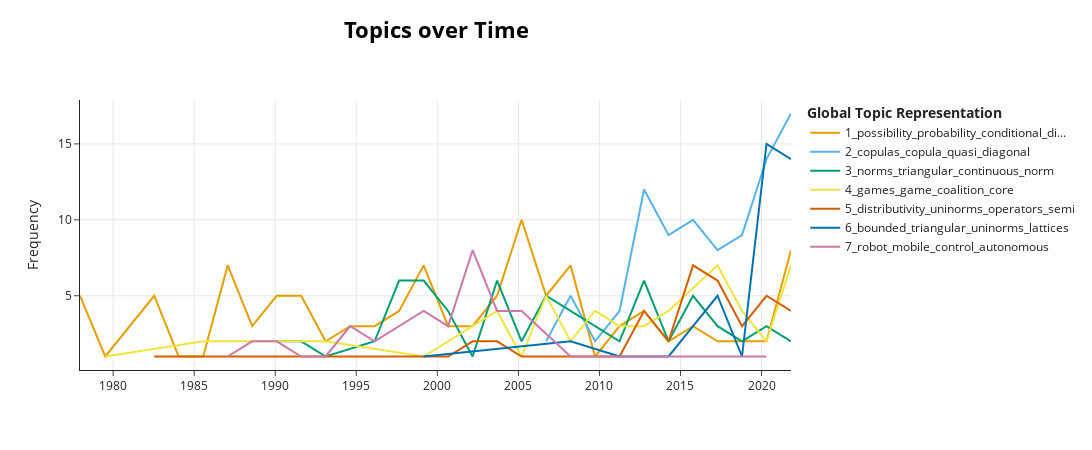

Notebook code cell kept with this figure:
### Code cell
# DTM可視化
import datetime

top_n_topics = 7

img1 = topic_model.visualize_topics_over_time(topics_over_time, topics=[n + 1 for n in range(top_n_topics)])
img1.show()

now = datetime.datetime.now()

file_html_name = "plt\\plt_b_" + str(nr_bins) + "_t_" + str(top_n_topics) + "_" + now.strftime(
    '%Y-%m-%d%H-%M-%S') + ".html"
file_png_name = "plt\\plt_b_" + str(nr_bins) + "_t_" + str(top_n_topics) + "_" + now.strftime(
    '%Y-%m-%d%H-%M-%S') + ".png"
# img.write_image("test.png")
img1.write_html(file_html_name)
img1.write_image(file_png_name)

### Figure 1 — Plotly figure (JSON) as saved in the notebook; plotly's stock layout.template omitted (floating-point values rounded to 4 significant figures)
{"data": [{"hoverinfo": "text", "hovertext": ["<b>Topic 1</b><br>Words: possibility, distribution, probability, conditional, theory", "<b>Topic 1</b><br>Words: probabilistic, space, probability, observers, measurable", "<b>Topic 1</b><br>Words: possibility, probability, certainty, probabilistic, poss", "<b>Topic 1</b><br>Words: probabilistic, hirota, constructed, called, considered", "<b>Topic 1</b><br>Words: certainty, possibility, definition, measure, distribution", "<b>Topic 1</b><br>Words: possibility, probability, information, distribution, possibilistic", "<b>Topic 1</b><br>Words: implausible, seemingly, distributions, probability, buoncristiani", "<b>Topic 1</b><br>Words: possibility, probability, ramer, evidence, distribution", "<b>Topic 1</b><br>Words: possibility, specificity, distribution, probability, qualitative", "<b>Topic 1</b><br>Words: probability, possibility, theory, parametrical, resemble", "<b>Topic 1</b><br>Words: uncertainty, fcds, principles, theory, dempster", "<b>Topic 1</b><br>Words: theory, probability, events, possibility, conditional", "<b>Topic 1</b><br>Words: possibility, probability, distribution, probabilities, conditional", "<b>Topic 1</b><br>Words: possibility, conditioning, independence, conditional, distributions", "<b>Topic 1</b><br>Words: ample, probability, possibility, theory, bayes", "<b>Topic 1</b><br>Words: possibility, necessity, instantiating, compatibility, modifier", "<b>Topic 1</b><br>Words: possibility, conditional, probability, fusion, possibilities", "<b>Topic 1</b><br>Words: possibility, probability, belief, imprecise, conditional", "<b>Topic 1</b><br>Words: possibility, negotiation, belief, probability, sources", "<b>Topic 1</b><br>Words: possibility, conditional, probability, dempster, information", "<b>Topic 1</b><br>Words: agreement, quantity, conflict, belief, prioritized", "<b>Topic 1</b><br>Words: merge, possibility, conditional, coherence, information", "<b>Topic 1</b><br>Words: probability, possibility, judgment, bayesian, belief", "<b>Topic 1</b><br>Words: conditional, implied, possibility, strike, volatility", "<b>Topic 1</b><br>Words: conditional, possibility, measures, neo, envelopes", "<b>Topic 1</b><br>Words: possibility, conditioning, uncertainty, resp, possibilistic", "<b>Topic 1</b><br>Words: conflict, possibility, consistency, measures, pyt", "<b>Topic 1</b><br>Words: nl, models, possibility, probabilities, sure", "<b>Topic 1</b><br>Words: possibility, belief, probability, uncertainty, conditional"], "marker": {"color": "#E69F00"}, "mode": "lines", "name": "1_possibility_probability_conditional_di...", "x": ["1977-12-15T10:39:21.600000", "1979-07-06T20:48:00", "1982-07-14T14:24:00", "1984-01-17T11:12:00", "1985-07-22T08:00:00", "1987-01-25T04:48:00", "1988-07-30T01:36:00", "1990-02-01T22:24:00", "1991-08-07T19:12:00", "1993-02-09T16:00:00", "1994-08-15T12:48:00", "1996-02-18T09:36:00", "1997-08-23T06:24:00", "1999-02-26T03:12:00", "2000-08-31T00:00:00", "2002-03-05T20:48:00", "2003-09-08T17:36:00", "2005-03-13T14:24:00", "2006-09-16T11:12:00", "2008-03-21T08:00:00", "2009-09-24T04:48:00", "2011-03-30T01:36:00", "2012-10-01T22:24:00", "2014-04-06T19:12:00", "2015-10-10T16:00:00", "2017-04-14T12:48:00", "2018-10-18T09:36:00", "2020-04-22T06:24:00", "2021-10-26T03:12:00"], "y": [5, 1, 5, 1, 1, 7, 3, 5, 5, 2, 3, 3, 4, 7, 3, 3, 5, 10, 5, 7, 1, 3, 4, 2, 3, 2, 2, 2, 8], "type": "scatter"}, {"hoverinfo": "text", "hovertext": ["<b>Topic 2</b><br>Words: copulas, semilinear, concavity, families, aug", "<b>Topic 2</b><br>Words: copulas, copula, quasi, ageing, kendall", "<b>Topic 2</b><br>Words: copulas, quasi, copula, irreducible, discrete", "<b>Topic 2</b><br>Words: copulas, convergence, quasi, doubly, copula", "<b>Topic 2</b><br>Words: copulas, copula, diagonal, quasi, trivariate", "<b>Topic 2</b><br>Words: copulas, copula, diagonal, tail, opposite", "<b>Topic 2</b><br>Words: copulas, copula, diagonal, tail, dependence", "<b>Topic 2</b><br>Words: copulas, copula, diagonal, transformations, bivariate", "<b>Topic 2</b><br>Words: copulas, copula, diagonal, bivariate, quasi", "<b>Topic 2</b><br>Words: copulas, copula, quasi, rmm, bivariate", "<b>Topic 2</b><br>Words: copulas, copula, quasi, multivariate, bivariate"], "marker": {"color": "#56B4E9"}, "mode": "lines", "name": "2_copulas_copula_quasi_diagonal", "x": ["2006-09-16T11:12:00", "2008-03-21T08:00:00", "2009-09-24T04:48:00", "2011-03-30T01:36:00", "2012-10-01T22:24:00", "2014-04-06T19:12:00", "2015-10-10T16:00:00", "2017-04-14T12:48:00", "2018-10-18T09:36:00", "2020-04-22T06:24:00", "2021-10-26T03:12:00"], "y": [2, 5, 2, 4, 12, 9, 10, 8, 9, 14, 17], "type": "scatter"}, {"hoverinfo": "text", "hovertext": ["<b>Topic 3</b><br>Words: norms, appendix, norm, motivated, diagonal", "<b>Topic 3</b><br>Words: hellendoorn, norms, triplet, derivation, archimedean", "<b>Topic 3</b><br>Words: observation, bound, hellendoorn, deleted, twice", "<b>Topic 3</b><br>Words: norms, schweizer, triangular, sklar, check", "<b>Topic 3</b><br>Words: triangular, norms, norm, continuous, limit", "<b>Topic 3</b><br>Words: norms, triangular, continuous, norm, archimedean", "<b>Topic 3</b><br>Words: norms, continuous, triangular, archimedean, generators", "<b>Topic 3</b><br>Words: rth, norm, power, continuous, nd", "<b>Topic 3</b><br>Words: norms, subnorms, continuous, triangular, archimedean", "<b>Topic 3</b><br>Words: norms, continuous, answer, norm, triangular", "<b>Topic 3</b><br>Words: norms, reversible, norm, continuous, triangular", "<b>Topic 3</b><br>Words: norms, continuous, norm, archimedean, triangular", "<b>Topic 3</b><br>Words: smooth, norms, subnorms, continuous, bwt", "<b>Topic 3</b><br>Words: norms, triangular, associativity, continuous, migrative", "<b>Topic 3</b><br>Words: norms, triangular, norm, continuous, border", "<b>Topic 3</b><br>Words: norms, continuity, anov, stup, triangular", "<b>Topic 3</b><br>Words: norms, norm, continuous, homogeneous, pseudo", "<b>Topic 3</b><br>Words: norms, subnorms, mulholland, triangular, dominance", "<b>Topic 3</b><br>Words: generators, norms, conorms, triangular, additive", "<b>Topic 3</b><br>Words: norms, triangular, continuous, mulholland, generators", "<b>Topic 3</b><br>Words: tau, norms, generators, triangular, concavity"], "marker": {"color": "#009E73"}, "mode": "lines", "name": "3_norms_triangular_continuous_norm", "x": ["1990-02-01T22:24:00", "1991-08-07T19:12:00", "1993-02-09T16:00:00", "1996-02-18T09:36:00", "1997-08-23T06:24:00", "1999-02-26T03:12:00", "2000-08-31T00:00:00", "2002-03-05T20:48:00", "2003-09-08T17:36:00", "2005-03-13T14:24:00", "2006-09-16T11:12:00", "2008-03-21T08:00:00", "2009-09-24T04:48:00", "2011-03-30T01:36:00", "2012-10-01T22:24:00", "2014-04-06T19:12:00", "2015-10-10T16:00:00", "2017-04-14T12:48:00", "2018-10-18T09:36:00", "2020-04-22T06:24:00", "2021-10-26T03:12:00"], "y": [2, 2, 1, 2, 6, 6, 4, 1, 6, 2, 5, 4, 3, 2, 6, 2, 5, 3, 2, 3, 2], "type": "scatter"}, {"hoverinfo": "text", "hovertext": ["<b>Topic 4</b><br>Words: persons, shapley, core, games, game", "<b>Topic 4</b><br>Words: games, coalitions, game, core, players", "<b>Topic 4</b><br>Words: game, excess, games, player, coalition", "<b>Topic 4</b><br>Words: vague, achievable, offs, coalition, coalitions", "<b>Topic 4</b><br>Words: games, tu, lexicographical, game, equalizer", "<b>Topic 4</b><br>Words: games, game, core, pamas, auctions", "<b>Topic 4</b><br>Words: games, committee, lp, game, situations", "<b>Topic 4</b><br>Words: games, game, cooperative, core, reduced", "<b>Topic 4</b><br>Words: games, core, enlarged, game, coalitions", "<b>Topic 4</b><br>Words: game, games, cooperative, core, coalition", "<b>Topic 4</b><br>Words: core, bargaining, game, games, shapley", "<b>Topic 4</b><br>Words: games, game, players, myerson, cooperative", "<b>Topic 4</b><br>Words: games, cooperate, game, players, core", "<b>Topic 4</b><br>Words: games, coalition, game, shapley, core", "<b>Topic 4</b><br>Words: games, coalition, harsanyi, game, shapley", "<b>Topic 4</b><br>Words: games, coalition, players, cooperative, game", "<b>Topic 4</b><br>Words: games, game, players, posedness, cooperative"], "marker": {"color": "#F0E442"}, "mode": "lines", "name": "4_games_game_coalition_core", "x": ["1979-07-06T20:48:00", "1985-07-22T08:00:00", "1993-02-09T16:00:00", "1999-02-26T03:12:00", "2000-08-31T00:00:00", "2003-09-08T17:36:00", "2005-03-13T14:24:00", "2006-09-16T11:12:00", "2008-03-21T08:00:00", "2009-09-24T04:48:00", "2011-03-30T01:36:00", "2012-10-01T22:24:00", "2014-04-06T19:12:00", "2017-04-14T12:48:00", "2018-10-18T09:36:00", "2020-04-22T06:24:00", "2021-10-26T03:12:00"], "y": [1, 2, 2, 1, 2, 4, 1, 5, 2, 4, 3, 3, 4, 7, 4, 2, 7], "type": "scatter"}, {"hoverinfo": "text", "hovertext": ["<b>Topic 5</b><br>Words: demorgan, operators, identity, distributivity, derived", "<b>Topic 5</b><br>Words: denotes, regularity, pointwise, usual, equation", "<b>Topic 5</b><br>Words: factorisation, algebraic, distributivity, polynomials, extreme", "<b>Topic 5</b><br>Words: distributivity, pairs, interesting, equation, solve", "<b>Topic 5</b><br>Words: uninorm, uninorms, conditionf, operators, modularity", "<b>Topic 5</b><br>Words: uninorms, operators, distributivity, uninorm, reversible", "<b>Topic 5</b><br>Words: uninorms, pseudosmooth, cu, operators, distributivity", "<b>Topic 5</b><br>Words: distributivity, idempotent, nullnorm, uninorm, having", "<b>Topic 5</b><br>Words: uninorms, implications, distributivity, derived, disjunctive", "<b>Topic 5</b><br>Words: distributivity, uninorms, nullnorms, consideration, assumption", "<b>Topic 5</b><br>Words: reversibility, self, unit, binary, shift", "<b>Topic 5</b><br>Words: uninorms, semi, distributive, conditions, operators", "<b>Topic 5</b><br>Words: distributivity, uninorms, nullnorm, uninorm, equation", "<b>Topic 5</b><br>Words: uninorms, distributivity, semi, nullnorms, classes", "<b>Topic 5</b><br>Words: distributivity, uninorms, nullnorms, semi, operators", "<b>Topic 5</b><br>Words: distributivity, modularity, operators, uninorms, semi", "<b>Topic 5</b><br>Words: distributivity, uninorms, operators, uninorm, modularity", "<b>Topic 5</b><br>Words: distributivity, uninorm, uninorms, operators, mayor", "<b>Topic 5</b><br>Words: distributivity, uninorms, conditional, semi, operators"], "marker": {"color": "#D55E00"}, "mode": "lines", "name": "5_distributivity_uninorms_operators_semi", "x": ["1982-07-14T14:24:00", "1987-01-25T04:48:00", "1994-08-15T12:48:00", "1999-02-26T03:12:00", "2000-08-31T00:00:00", "2002-03-05T20:48:00", "2003-09-08T17:36:00", "2005-03-13T14:24:00", "2006-09-16T11:12:00", "2008-03-21T08:00:00", "2009-09-24T04:48:00", "2011-03-30T01:36:00", "2012-10-01T22:24:00", "2014-04-06T19:12:00", "2015-10-10T16:00:00", "2017-04-14T12:48:00", "2018-10-18T09:36:00", "2020-04-22T06:24:00", "2021-10-26T03:12:00"], "y": [1, 1, 1, 1, 1, 2, 2, 1, 1, 1, 1, 1, 4, 2, 7, 6, 3, 5, 4], "type": "scatter"}, {"hoverinfo": "text", "hovertext": ["<b>Topic 6</b><br>Words: norm, lists, condition, orderings, multidimensional", "<b>Topic 6</b><br>Words: uninorms, right, left, residual, coimplicators", "<b>Topic 6</b><br>Words: norms, ordinal, bounded, sum, triangular", "<b>Topic 6</b><br>Words: element, uninorms, neutral, uninorm, bounded", "<b>Topic 6</b><br>Words: triangular, bounded, nullnorms, uninorms, lattices", "<b>Topic 6</b><br>Words: bounded, triangular, nullnorms, lattice, norms", "<b>Topic 6</b><br>Words: bounded, uninorms, triangular, lattices, neutral", "<b>Topic 6</b><br>Words: bounded, triangular, uninorms, lattices, norms", "<b>Topic 6</b><br>Words: bounded, triangular, lattices, nullnorms, uninorms"], "marker": {"color": "#0072B2"}, "mode": "lines", "name": "6_bounded_triangular_uninorms_lattices", "x": ["1999-02-26T03:12:00", "2008-03-21T08:00:00", "2011-03-30T01:36:00", "2014-04-06T19:12:00", "2015-10-10T16:00:00", "2017-04-14T12:48:00", "2018-10-18T09:36:00", "2020-04-22T06:24:00", "2021-10-26T03:12:00"], "y": [1, 2, 1, 1, 3, 5, 1, 15, 14], "type": "scatter"}, {"hoverinfo": "text", "hovertext": ["<b>Topic 7</b><br>Words: object, robotics, purposes, location, actions", "<b>Topic 7</b><br>Words: robot, ball, ccd, instructions, camera", "<b>Topic 7</b><br>Words: robot, mobile, inserting, autonomous, compliance", "<b>Topic 7</b><br>Words: coordinates, robot, internal, corrections, obstacles", "<b>Topic 7</b><br>Words: geometric, robot, coordinate, primitives, manipulate", "<b>Topic 7</b><br>Words: robot, control, robotic, environment, mobile", "<b>Topic 7</b><br>Words: robot, implications, mobile, navigation, environments", "<b>Topic 7</b><br>Words: robot, mobile, control, environment, intelligent", "<b>Topic 7</b><br>Words: robot, mobile, estimator, kalman, gaussian", "<b>Topic 7</b><br>Words: robot, trajectory, robotic, contact, mobile", "<b>Topic 7</b><br>Words: robot, locations, action, ball, environments", "<b>Topic 7</b><br>Words: path, robot, sonar, obstacle, flc", "<b>Topic 7</b><br>Words: robot, target, shape, sensors, ends", "<b>Topic 7</b><br>Words: parking, car, dimensions, sonar, parallel", "<b>Topic 7</b><br>Words: fcm, causal, robot, simulation, control", "<b>Topic 7</b><br>Words: fkf, kalman, distributions, robot, trapezoidal"], "marker": {"color": "#CC79A7"}, "mode": "lines", "name": "7_robot_mobile_control_autonomous", "x": ["1987-01-25T04:48:00", "1988-07-30T01:36:00", "1990-02-01T22:24:00", "1991-08-07T19:12:00", "1993-02-09T16:00:00", "1994-08-15T12:48:00", "1996-02-18T09:36:00", "1999-02-26T03:12:00", "2000-08-31T00:00:00", "2002-03-05T20:48:00", "2003-09-08T17:36:00", "2005-03-13T14:24:00", "2008-03-21T08:00:00", "2009-09-24T04:48:00", "2011-03-30T01:36:00", "2020-04-22T06:24:00"], "y": [1, 2, 2, 1, 1, 3, 2, 4, 3, 8, 4, 4, 1, 1, 1, 1], "type": "scatter"}], "layout": {"xaxis": {"showgrid": true}, "yaxis": {"showgrid": true, "title": {"text": "Frequency"}}, "title": {"font": {"size": 22, "color": "Black"}, "text": "<b>Topics over Time</b>", "y": 0.95, "x": 0.4, "xanchor": "center", "yanchor": "top"}, "hoverlabel": {"font": {"size": 16, "family": "Rockwell"}, "bgcolor": "white"}, "width": 1250, "height": 450, "legend": {"title": {"text": "<b>Global Topic Representation"}}}}
